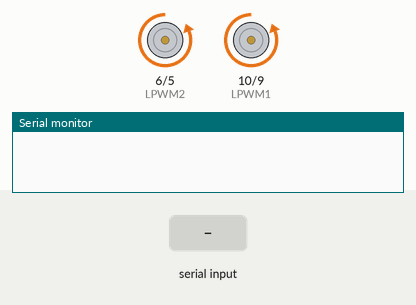
A sketch run on a simulated Arduino Uno, built with avr-gcc and run on an emulated ATmega328P. Shown: motor-driver pin pairs drawn as motors (green arrow = first pin HIGH = forward, orange = second pin HIGH = backward, longer = more drive), the last lines printed to the serial monitor. The test bench sets the inputs (shaded band).

Above: at 1.2 s.
1.3 s: "90,45\n" received over Serial
At 6.2 s:
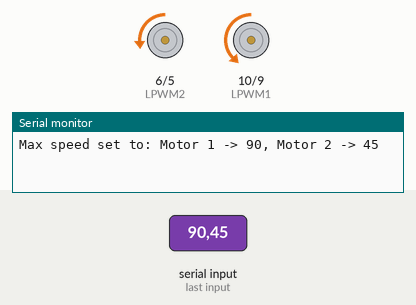
6.5 s: "30,150\n" received over Serial
At 8.3 s:
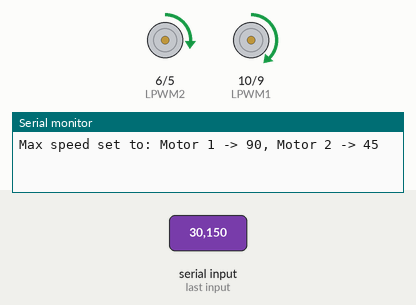
18.5 s: "90\n" received over Serial
At 19.9 s:
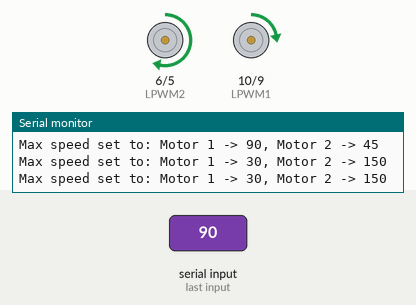
32.0 s: "200\n" received over Serial
At 33.3 s:
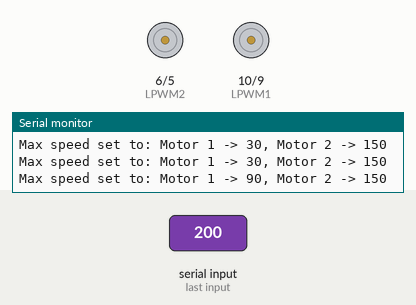
43.0 s: "1,90\n" received over Serial
55.0 s: "90\n" received over Serial
Timing chart, 0 to 67.0 s (numbered marks = the images above; inputs shaded):
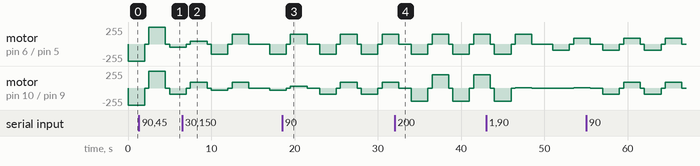

The sketch:

Dual_Linear_actuator_cycle.ino
```cpp
// Define motor driver pins for Motor 1
const int RPWM1 = 9;  // Forward PWM for Motor 1
const int LPWM1 = 10; // Reverse PWM for Motor 1

// Define motor driver pins for Motor 2
const int RPWM2 = 5;  // Forward PWM for Motor 2
const int LPWM2 = 6;  // Reverse PWM for Motor 2

int maxSpeed1 = 255; // Default max speed for Motor 1
int maxSpeed2 = 255; // Default max speed for Motor 2

void setup() {
    pinMode(RPWM1, OUTPUT);
    pinMode(LPWM1, OUTPUT);

    pinMode(RPWM2, OUTPUT);
    pinMode(LPWM2, OUTPUT);

    Serial.begin(9600); // Initialize serial communication
}

void loop() {
    // Check for serial input
    if (Serial.available() > 0) {
        int newSpeed1, newSpeed2;
        newSpeed1 = Serial.parseInt(); // Read first number
        newSpeed2 = Serial.parseInt(); // Read second number

        if (newSpeed1 > 0 && newSpeed1 <= 255) {
            maxSpeed1 = newSpeed1; // Update max speed for Motor 1
        }
        if (newSpeed2 > 0 && newSpeed2 <= 255) {
            maxSpeed2 = newSpeed2; // Update max speed for Motor 2
        }

        Serial.print("Max speed set to: Motor 1 -> ");
        Serial.print(maxSpeed1);
        Serial.print(", Motor 2 -> ");
        Serial.println(maxSpeed2);
    }

    // Run Motor 1 forward
    analogWrite(RPWM1, maxSpeed1);
    analogWrite(LPWM1, 0);

    // Run Motor 2 forward
    analogWrite(RPWM2, maxSpeed2);
    analogWrite(LPWM2, 0);
    delay(2000); // Run for 2 seconds

    // Stop motors
    analogWrite(RPWM1, 0);
    analogWrite(LPWM1, 0);
    analogWrite(RPWM2, 0);
    analogWrite(LPWM2, 0);
    delay(500); // Pause for 0.5 seconds

    // Run Motor 1 in reverse
    analogWrite(RPWM1, 0);
    analogWrite(LPWM1, maxSpeed1);

    // Run Motor 2 in reverse
    analogWrite(RPWM2, 0);
    analogWrite(LPWM2, maxSpeed2);
    delay(2000); // Run for 2 seconds

    // Stop motors
    analogWrite(RPWM1, 0);
    analogWrite(LPWM1, 0);
    analogWrite(RPWM2, 0);
    analogWrite(LPWM2, 0);
    delay(500); // Pause for 0.5 seconds
}
```
